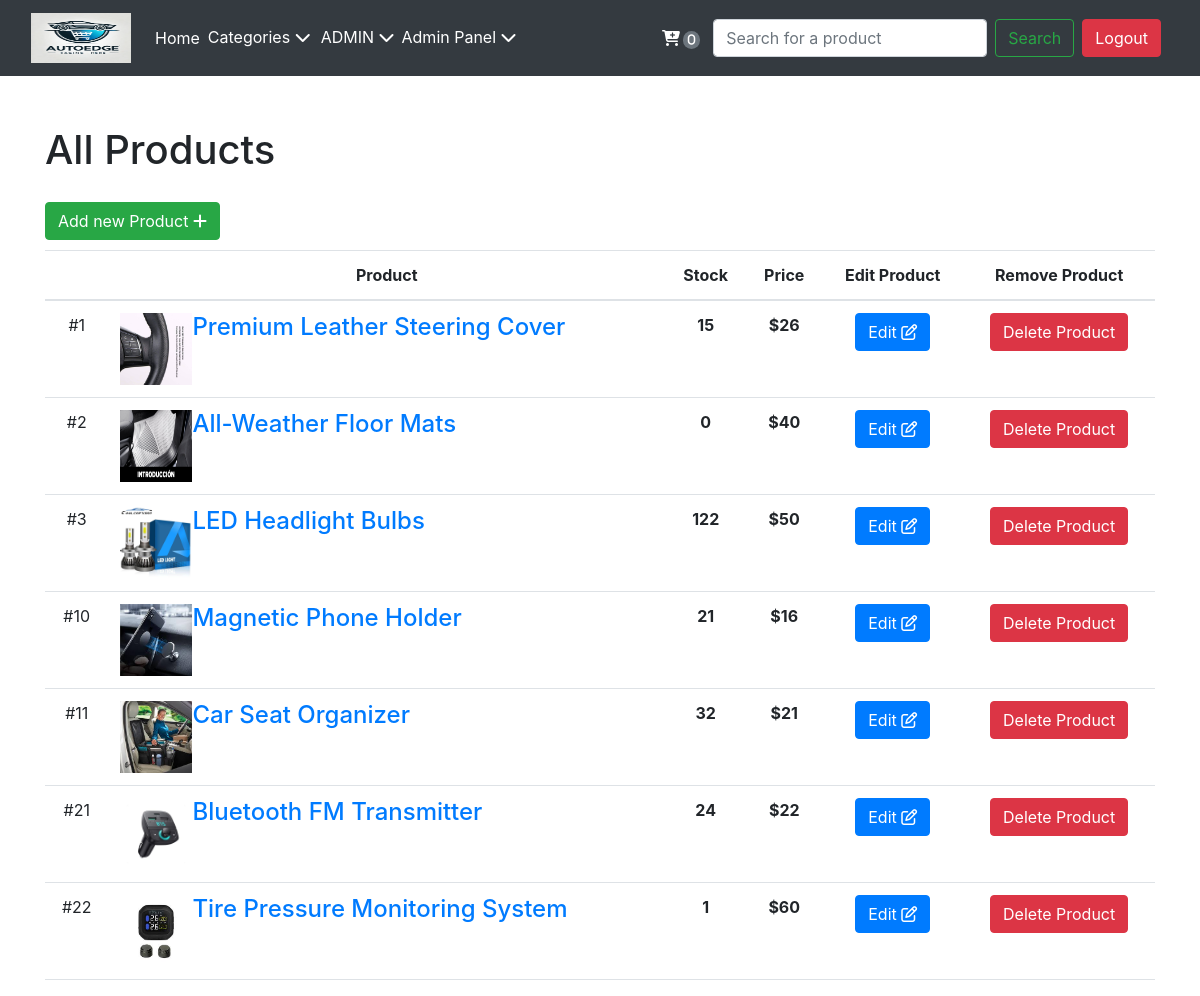
/manageProduct.php (signed in), run on the app's committed database.
### tables this page shows
CREATE TABLE `products` (
  `product_id` int(11) NOT NULL,
  `product_name` varchar(255) NOT NULL,
  `product_description` text NOT NULL,
  `product_category` varchar(255) NOT NULL,
  `product_price` int(11) NOT NULL,
  `product_stock` int(11) NOT NULL,
  `product_image` text NOT NULL,
  `product_timestamp` date NOT NULL DEFAULT current_timestamp()
);

### manageProduct.php (the view, shortened to what this page needs)
<!DOCTYPE html>
<html lang="en">
<head>
    <link rel="stylesheet" href="https://use.fontawesome.com/releases/v5.7.2/css/all.css">
    <link href="https://cdn.jsdelivr.net/npm/bootstrap@5.2.2/dist/css/bootstrap.min.css" rel="stylesheet"
>
</head>
<body>
    <?php
    if(!isset($_SESSION['user_type'])||$_SESSION['user_type']!='admin'){
        header("location: /autoEdge/index.php");
    }
    else{
        include 'utils/_header.php';
        include 'utils/_dbconnect.php';
        echo'
        <div class="container">
            <h1 style= "padding-top: 50px; padding-bottom: 20px;">All Products</h1>
                <div class="row">
                <div class="col-sm-12 col-md-12 col-md-offset-1">
                <a href="/autoEdge/addProduct.php"><button class="btn btn-success" style= "margin-bottom: 10px">Add new Product <i class="fa fa-plus"></i>
                </button></a>
                    <table class="table table-hover">
                        <thead>
                            <tr>
                                <th>
                                </th>
                                <th class="text-center">Product</th>
                                <th class="text-center">Stock</th>
                                <th class="text-center">Price</th>
                                <th class="text-center">Edit Product</th>
                                <th class="text-center">Remove Product</th>
                            </tr>
                        </thead>
                <tbody>
                ';
                $sql = "SELECT * FROM `products`";
                $result = mysqli_query($conn, $sql);
                while($row = mysqli_fetch_assoc($result)){
                    $id = $row['product_id'];
                    $name = $row['product_name'];
                    $price = $row['product_price'];
                    $image = $row['product_image'];
                    $stock = $row['product_stock'];
                    $desc = $row['product_description'];
                    $category = $row['product_category'];
                echo'
                <tr>
                <td class="" style="text-align: center">
            <span class="">#'.$id.'</span>
            </td>
                <td class="">
                <div class="media">
                <a class="thumbnail pull-lef" href="#"> <img class="media-object"
                        src="/autoEdge/uploads/'.$image.'"
                        style="width: 72px; height: 72px;"> </a>
                <div class="media-body">
                    <h4 class="media-heading"><a href="/autoEdge/productPage.php?productId='.$id.'">'.$name.'</a></h4>
                </div>
            </div>
        </td>
        <td class="text-center"><strong>'.$stock.'</strong></td>
        <td class="text-center"><strong>$'.$price.'</strong></td>
        <td class="text-center">
                <form action="/autoEdge/editProduct.php" method = "get">
                        <input type="hidden" name="id" value="'.$id.'">
                        <input type="hidden" name="name" value="'.$name.'">
                        <input type="hidden" name="price" value="'.$price.'">
                        <input type="hidden" name="image" value="/autoEdge/uploads/'.$image.'">
                        <input type="hidden" name="stock" value="'.$stock.'">
                        <input type="hidden" name="desc" value="'.$desc.'">
                        <input type="hidden" name="category" value="'.$category.'">
                        <button class="btn btn-primary" type="submit">Edit <i class="fa fa-edit"></i></button>
                    </form>
        </td>
        <td class="text-center">
                <form action="/autoEdge/utils/_deleteProduct.php" method = "post">
                        <input type="hidden" name="id" value="'.$id.'">
                        <button type="submit" class="btn btn-danger">Delete Product</button>
                    </form>
        </td>
        </tr>';}
        }
    ?>
</body>
</html>

### utils/_header.css (style rules this page uses)
body { font-family: "Trebuchet MS",sans-serif; }

### data on the page
products: product_id "1", product_image (picture), product_name "Premium Leather Steering Cover", product_stock "15", product_price "26"
products: product_id "2", product_image (picture), product_name "All-Weather Floor Mats", product_stock "0", product_price "40"
products: product_id "3", product_image (picture), product_name "LED Headlight Bulbs", product_stock "122", product_price "50"
products: product_id "10", product_image (picture), product_name "Magnetic Phone Holder", product_stock "21", product_price "16"
products: product_id "11", product_image (picture), product_name "Car Seat Organizer", product_stock "32", product_price "21"
products: product_id "21", product_image (picture), product_name "Bluetooth FM Transmitter", product_stock "24", product_price "22"
products: product_id "22", product_image (picture), product_name "Tire Pressure Monitoring System", product_stock "1", product_price "60"

### other printed values
$curUserName "ADMIN"
$c "0"
